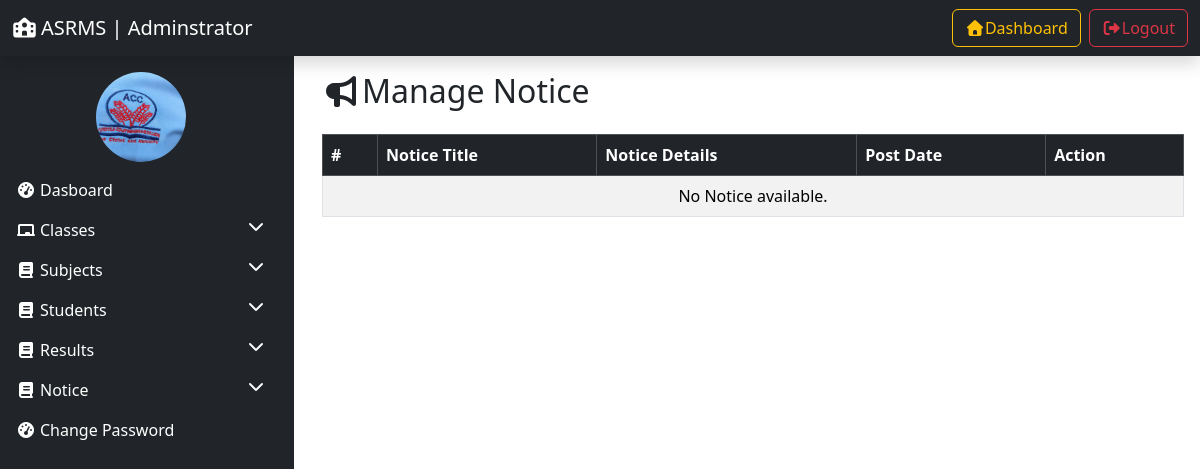
The page /manage_notice/ (signed in) on the database as committed earlier.
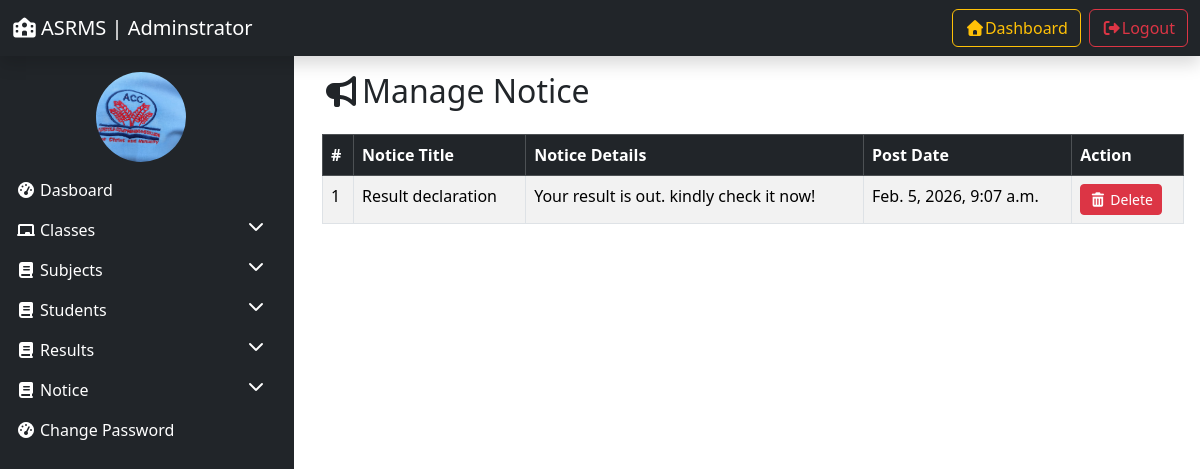
The same page on the database as committed later.
### resultManager/models.py (models this page shows)
class Notice(models.Model):
   title = models.CharField(max_length=200)
   details = models.TextField()
   posting_date = models.DateTimeField(auto_now_add=True)
   updation_date = models.DateTimeField(auto_now=True)

### resultManager/views.py (the view, shortened to what this page needs)
# urls.py: path('manage_notice/',manage_notice, name='manage_notice'),
@login_required(login_url='admin_login')
def manage_notice(request):
    notices = Notice.objects.all()
    return render(request, 'manage_notice.html', locals())

### resultManager/templates/manage_notice.html (shortened to what this page needs)
{% extends 'admin_base.html' %} {% load static %} {% block content %}
<div class="container">
  <h2 class="mb-4"><i class="fas fa-bullhorn"></i>Manage Notice</h2>
  <table class="table table-striped table-bordered">
    <thead class="table-dark">
      <tr>
        <th scope="col">#</th>
        <th scope="col">Notice Title</th>
        <th scope="col">Notice Details</th>
        <th scope="col">Post Date</th>
        <th scope="col">Action</th>
      </tr>
    </thead>
    <tbody>
      {% for notice in notices %}
      <tr>
        <td scope="col">{{forloop.counter}}</td>
        <td scope="col">{{notice.title}}</td>
        <td scope="col">{{notice.details}}</td>
        <td scope="col">{{notice.posting_date}}</td>
        <td scope="col">
          <a
            href="?delete={{notice.id}}"
            class="btn btn-sm btn-danger"
            onclick="return confirm('Are you sure you want to delete this Notice?');"
            ><i class="fas fa-trash-alt"></i> Delete</a
          >
        </td>
      </tr>
      {% empty %}
      <tr>
        <td colspan="6" class="text-center">No Notice available.</td>
        {% endfor %}
      </tr>
    </tbody>
  </table>
</div>
{% endblock %}

Rows that differ between the two databases and show on the page:
added Notice: title "Result declaration", details "Your result is out. kindly check it now!", posting_date "Feb. 5, 2026, 9:07 a.m."
Other text that changed with them:
text no longer shown: "No Notice available."
